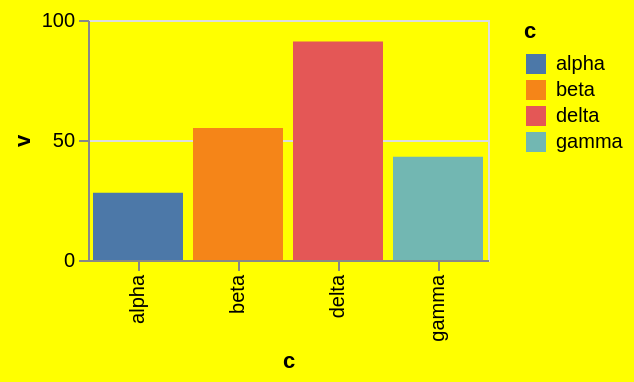

Vega-Lite specification for this chart:
### Vega-Lite specification from a JSON file in a GitHub repository (floating-point values rounded to 4 significant figures)
{"$schema": "https://vega.github.io/schema/vega-lite/v6.json", "width": 200, "height": 120, "data": {"values": [{"c": "alpha", "v": 28, "w": 3, "t": "2024-01-07"}, {"c": "beta", "v": 55, "w": 7, "t": "2024-03-19"}, {"c": "gamma", "v": 43, "w": 5, "t": "2024-06-02"}, {"c": "delta", "v": 91, "w": 9, "t": "2024-09-11"}]}, "mark": "bar", "encoding": {"x": {"field": "c", "type": "nominal"}, "y": {"field": "v", "type": "quantitative"}, "color": {"field": "c", "type": "nominal"}}, "config": {"background": "yellow"}}
